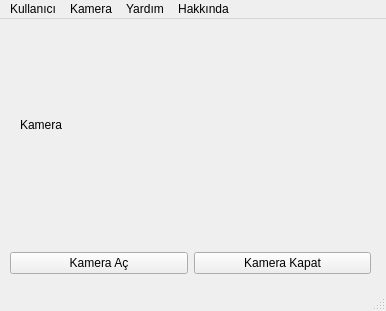
<?xml version="1.0" encoding="UTF-8"?>
<ui version="4.0">
 <class>MainWindow</class>
 <widget class="QMainWindow" name="MainWindow">
  <property name="geometry">
   <rect>
    <x>0</x>
    <y>0</y>
    <width>386</width>
    <height>311</height>
   </rect>
  </property>
  <property name="windowTitle">
   <string>MainWindow</string>
  </property>
  <widget class="QWidget" name="centralwidget">
   <widget class="QLabel" name="lbl_kamera">
    <property name="geometry">
     <rect>
      <x>20</x>
      <y>20</y>
      <width>351</width>
      <height>171</height>
     </rect>
    </property>
    <property name="text">
     <string>Kamera</string>
    </property>
   </widget>
   <widget class="QWidget" name="gridLayoutWidget">
    <property name="geometry">
     <rect>
      <x>10</x>
      <y>219</y>
      <width>361</width>
      <height>51</height>
     </rect>
    </property>
    <layout class="QGridLayout" name="gridLayout">
     <item row="0" column="1">
      <widget class="QPushButton" name="btkameraKapat">
       <property name="text">
        <string>Kamera Kapat</string>
       </property>
      </widget>
     </item>
     <item row="0" column="0">
      <widget class="QPushButton" name="btkameraAc">
       <property name="text">
        <string>Kamera Aç</string>
       </property>
      </widget>
     </item>
    </layout>
   </widget>
  </widget>
  <widget class="QMenuBar" name="menubar">
   <property name="geometry">
    <rect>
     <x>0</x>
     <y>0</y>
     <width>386</width>
     <height>18</height>
    </rect>
   </property>
   <widget class="QMenu" name="menuKullan_c">
    <property name="title">
     <string>Kullanıcı</string>
    </property>
    <addaction name="usKayit"/>
    <addaction name="usarama"/>
   </widget>
   <widget class="QMenu" name="menuKamera">
    <property name="title">
     <string>Kamera</string>
    </property>
    <addaction name="camAc"/>
    <addaction name="camKapat"/>
   </widget>
   <widget class="QMenu" name="menuYard_m">
    <property name="title">
     <string>Yardım</string>
    </property>
    <addaction name="help"/>
    <addaction name="report"/>
   </widget>
   <widget class="QMenu" name="menuHakk_nda">
    <property name="title">
     <string>Hakkında</string>
    </property>
    <addaction name="version"/>
   </widget>
   <addaction name="menuKullan_c"/>
   <addaction name="menuKamera"/>
   <addaction name="menuYard_m"/>
   <addaction name="menuHakk_nda"/>
  </widget>
  <widget class="QStatusBar" name="statusbar"/>
  <action name="actionKay_t">
   <property name="text">
    <string>Kayıt</string>
   </property>
  </action>
  <action name="usKayit">
   <property name="text">
    <string>Kayıt</string>
   </property>
  </action>
  <action name="usarama">
   <property name="text">
    <string>Arama</string>
   </property>
  </action>
  <action name="camAc">
   <property name="text">
    <string>Aç</string>
   </property>
  </action>
  <action name="camKapat">
   <property name="text">
    <string>Kapat</string>
   </property>
  </action>
  <action name="help">
   <property name="text">
    <string>Kamera Yardımı</string>
   </property>
  </action>
  <action name="report">
   <property name="text">
    <string>Sorun Bildir</string>
   </property>
  </action>
  <action name="version">
   <property name="text">
    <string>Versiyon Bilgileri</string>
   </property>
  </action>
 </widget>
 <resources/>
 <connections/>
</ui>
